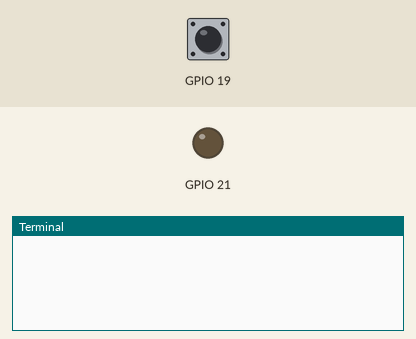
Simulated run of this program. Board: Raspberry Pi (BCM pin numbers). Parts: output pins drawn as LEDs (lit = HIGH), the last lines printed to the terminal. The inputs (shaded band) are chosen by the test bench; at power-on: GPIO 19 HIGH. The clock reads 2024-03-15 10:24:30 at power-on unless the program sets it.

Above: at 1.2 s.
1.3 s: GPIO 19 pulled LOW for 0.15 s
At 1.43 s:
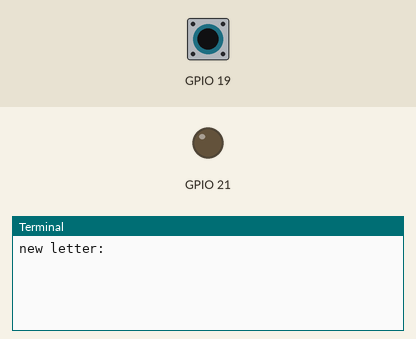
At 2.2 s:
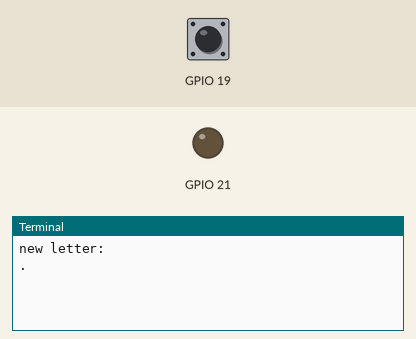

The program:

switchEncoding.py
```python
#
#   Python code for RPi to read Morse-encoded
#   message from manual switch input and decode
#
import RPi.GPIO as GPIO
import time

GPIO.setwarnings(False)

cMap = {'A': '.-',     'B': '-...',   'C': '-.-.',
        'D': '-..',    'E': '.',      'F': '..-.',
        'G': '--.',    'H': '....',   'I': '..',
        'J': '.---',   'K': '-.-',    'L': '.-..',
        'M': '--',     'N': '-.',     'O': '---',
        'P': '.--.',   'Q': '--.-',   'R': '.-.',
        'S': '...',    'T': '-',      'U': '..-',
        'V': '...-',   'W': '.--',    'X': '-..-',
        'Y': '-.--',   'Z': '--..',   ' ': ' ',

        '0': '-----',  '1': '.----',  '2': '..---',
        '3': '...--',  '4': '....-',  '5': '.....',
        '6': '-....',  '7': '--...',  '8': '---..',
        '9': '----.' }

cMapRev = {value:key for key,value in cMap.items()}

def toMorse(s):
    return ' '.join(cMap.get(i.upper(), defaultValue) for i in s)

def fromMorse(s):
    return ''.join(cMapRev.get(i, defaultValue) for i in s.split())

def TimedSwitch(onTime):

	GPIO.output(led, 1)
	time.sleep(onTime)
	GPIO.output(led, 0)
	time.sleep(offTime)

def TimeForCharacter(character):
	if character == '.':
            return 0.3
	elif character == '-':
	    return 0.7
	else:
            return 0.2

def main():

        global button
        global led
        global offTime
        global defaultValue
        defaultValue = '$'
        button = 19
        led = 21
        offTime = 0.2

	GPIO.setmode(GPIO.BCM)
	GPIO.setup(button, GPIO.IN, pull_up_down = GPIO.PUD_UP)
	GPIO.setup(led, GPIO.OUT)

        flag = False
	tStart = 0
	tEnd = 0
	s = ""
	# reads 22-character message - length arbitrarily chosen
	while len(s) < 22:
            while True:
                    inputState = GPIO.input(button)
                    if (inputState == False) and (not flag):
                            tStart = time.time()
                            if tStart - tEnd > 1.2:
                                    print 'new letter: '
                                    s = s + ' '
                            flag = True
                    elif inputState == True and flag:
                            tEnd = time.time()
                            flag = False
                            break
            if (tEnd - tStart) < 0.6:
                    print '.'
                    s = s + '.'
            else:
                    print '-'
                    s = s + '-'
        print '\n' + 'Encoded message characters: '
        print s.split()
        print '\n' + 'Corrupted characters will be denoted by $ ' \
              + '\n' + 'Decoded message is: ' + '\n\n' + fromMorse(s) + '\n'

if __name__ == "__main__":
        main()
```

Measured:
- after the input at 1.3 s, the terminal: prints a new line at once (image 1)
